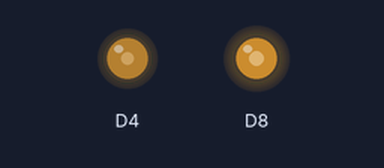
Simulated run of this sketch. Board: ESP8266 (NodeMCU). Parts: output pins drawn as LEDs (lit = HIGH). What the sketch prints to the serial monitor is not drawn.

Above: at 0.05 s.
At 0.4 s:
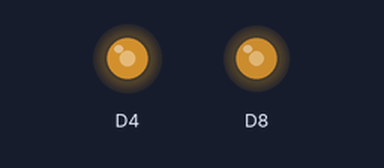
Timing chart, 0 to 5.1 s (numbered marks = the images above):
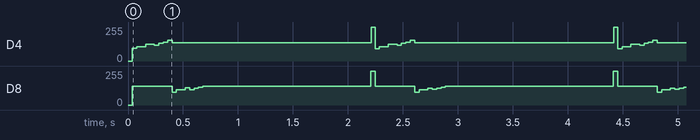

The sketch:

i2c_manual.ino
```cpp
// I2C "a mano" (sin la librería Wire), muy lento (~5 kHz), para descartar un problema de software
// o de cables largos. Busca dispositivos con SDA=D4/SCL=D8 y con los pines cruzados.
const int T = 100;   // medio periodo en microsegundos

int SDA_P, SCL_P;

void suelta(int p) { digitalWrite(p, HIGH); }   // open-drain: HIGH = soltar la línea
void baja(int p) { digitalWrite(p, LOW); }

bool esperaSCL() {                               // por si el dispositivo estira el reloj
  uint32_t t0 = micros();
  while (!digitalRead(SCL_P)) if (micros() - t0 > 2000) return false;
  return true;
}

void inicio() {
  suelta(SDA_P); suelta(SCL_P); delayMicroseconds(T);
  baja(SDA_P); delayMicroseconds(T);
  baja(SCL_P); delayMicroseconds(T);
}

void fin() {
  baja(SDA_P); delayMicroseconds(T);
  suelta(SCL_P); esperaSCL(); delayMicroseconds(T);
  suelta(SDA_P); delayMicroseconds(T);
}

bool escribir(uint8_t b) {                       // devuelve true si el dispositivo responde (ACK)
  for (int i = 7; i >= 0; i--) {
    if (b & (1 << i)) suelta(SDA_P); else baja(SDA_P);
    delayMicroseconds(T);
    suelta(SCL_P); esperaSCL(); delayMicroseconds(T);
    baja(SCL_P);
  }
  suelta(SDA_P); delayMicroseconds(T);
  suelta(SCL_P); esperaSCL(); delayMicroseconds(T / 2);
  bool ack = digitalRead(SDA_P) == 0;
  delayMicroseconds(T / 2);
  baja(SCL_P); delayMicroseconds(T);
  return ack;
}

void liberarBus() {                              // 9 pulsos de reloj por si algo quedó trabado
  suelta(SDA_P);
  for (int i = 0; i < 9; i++) { baja(SCL_P); delayMicroseconds(T); suelta(SCL_P); delayMicroseconds(T); }
  fin();
}

void probar(int sda, int scl, const char *titulo) {
  SDA_P = sda; SCL_P = scl;
  pinMode(SDA_P, OUTPUT_OPEN_DRAIN); pinMode(SCL_P, OUTPUT_OPEN_DRAIN);
  liberarBus();
  Serial.printf("%s (lineas en reposo: SDA %s, SCL %s):", titulo,
                digitalRead(SDA_P) ? "alto" : "BAJO", digitalRead(SCL_P) ? "alto" : "BAJO");
  int n = 0;
  for (uint8_t a = 1; a < 127; a++) {
    inicio();
    bool ack = escribir(a << 1);
    fin();
    if (ack) {
      n++;
      Serial.printf(" 0x%02X", a);
      if (a == 0x38) Serial.print("(AHT10)");
      if (a == 0x40) Serial.print("(HTU21D)");
      if (a == 0x68 || a == 0x69) Serial.print("(MPU6050)");
    }
  }
  if (!n) Serial.print(" nada");
  if (n > 100) Serial.print("  <- responde a todo: SDA esta pegado a GND");
  Serial.println();
  pinMode(SDA_P, INPUT); pinMode(SCL_P, INPUT);
}

void setup() { Serial.begin(115200); }

void loop() {
  Serial.println("------------------------------");
  probar(D4, D8, "Normal ");
  probar(D8, D4, "Cruzado");
  delay(1500);
}
```
